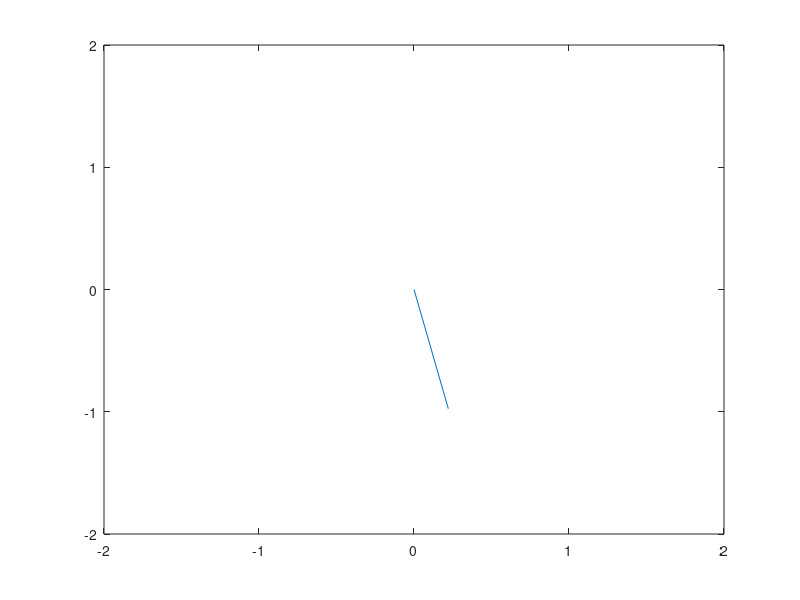

This figure's MATLAB source:
L = 1;
init = [pi/4, 0];
odefun = @(t, x) [x(2); -9.81/L*sin(x(1))];
[t, Y] = ode45(odefun, [0 10], init);
##disp(t);
##disp(Y);
theta = Y(:,1);
figure;
for i = 1:length(t)
  x = L*sin(theta(i));
  y = -L*cos(theta(i));
  plot([0, x], [0, y]);
  axis([-L-1, L+1, -L-1, L+1]);
  drawnow;
end


